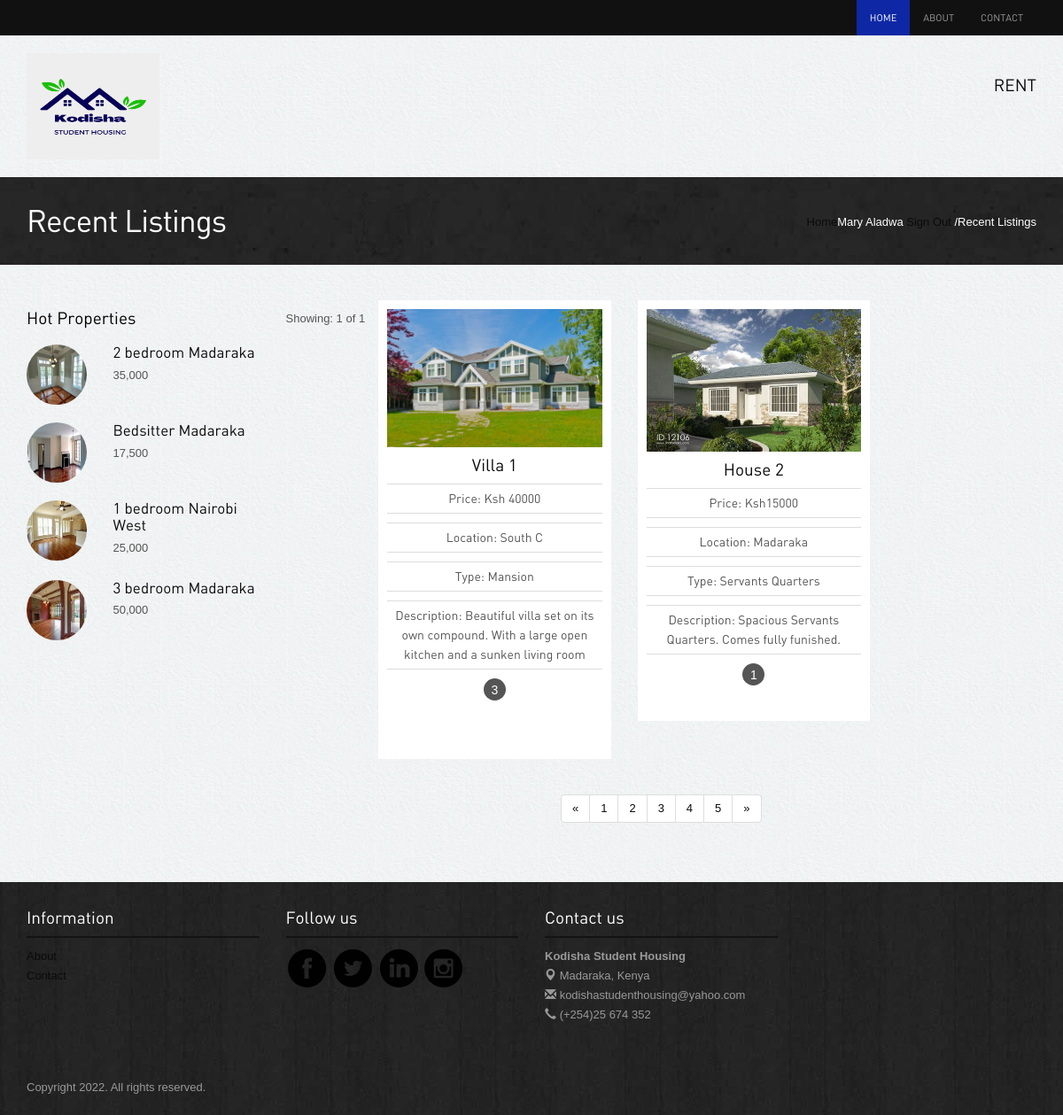
Page /display.php (signed in) on the committed database.
### tables this page shows
CREATE TABLE `listings` (
  `id` int(11) NOT NULL,
  `clientsid` int(11) NOT NULL,
  `name` varchar(255) NOT NULL,
  `price` varchar(255) NOT NULL,
  `images` varchar(255) NOT NULL,
  `rooms` varchar(255) NOT NULL,
  `size` varchar(255) NOT NULL,
  `type` varchar(255) NOT NULL,
  `location` varchar(255) NOT NULL,
  `description` varchar(255) NOT NULL
);

### display.php (the view, shortened to what this page needs)
<?php
  include"connect.php";
$sql = " SELECT * FROM listings ";
$result = mysqli_query($conn,$sql);
?>
<?php include'header.php';?>
<div class="inside-banner">
  <div class="container">
    <span class="pull-right"><a href="index.php">Home</a><?=$_SESSION ['username'] ?> <a href="logout.php">Sign Out</a> /Recent Listings</span>
    <h2>Recent Listings</h2>
</div>
</div>
<div class="container">
<div class="properties-listing spacer">
<div class="row">
<div class="col-lg-3 col-sm-4 ">
<div class="hot-properties hidden-xs">
<h4>Hot Properties</h4>
<div class="row">
                <div class="col-lg-4 col-sm-5"><img src="images/properties/5a.jpg" class="img-responsive img-circle" alt="properties"></div>
                <div class="col-lg-8 col-sm-7">
                  <h5><a href="property-detail.php">2 bedroom Madaraka</a></h5>
                  <p class="price">35,000</p> </div>
              </div>
<div class="row">
                <div class="col-lg-4 col-sm-5"><img src="images/properties/6.jpg" class="img-responsive img-circle" alt="properties"></div>
                <div class="col-lg-8 col-sm-7">
                  <h5><a href="property-detail.php">Bedsitter Madaraka</a></h5>
                  <p class="price">17,500</p> </div>
              </div>
<div class="row">
                <div class="col-lg-4 col-sm-5"><img src="images/properties/7.jpg" class="img-responsive img-circle" alt="properties"></div>
                <div class="col-lg-8 col-sm-7">
                  <h5><a href="property-detail.php">1 bedroom Nairobi West</a></h5>
                  <p class="price">25,000</p> </div>
                  </div>
<div class="row">
                <div class="col-lg-4 col-sm-5"><img src="images/properties/8.jpg" class="img-responsive img-circle" alt="properties"></div>
                <div class="col-lg-8 col-sm-7">
                  <h5><a href="property-detail.php">3 bedroom Madaraka</a></h5>
                  <p class="price">50,000</p> </div>
              </div>
</div>
</div>
<div class="col-lg-9 col-sm-8">
<div class="sortby clearfix">
<div class="pull-left result">Showing: 1 of 1 </div>
<div class="row">
<?php
        while($rows=$result->fetch_assoc())
        {
      ?>
      <div class="col-lg-4 col-sm-6">
      <div class="properties">
        <div class="image-holder" height="5000" width="1000"><img src="<?php echo $rows['images'];?>" height="644" width="1000" class="img-responsive" alt="properties">
        </div>
        <h4><a href="property-detail.php"><?php echo $rows['name'];?></a></h4>
        <p class="price">Price: <?php echo $rows['price'];?></p>
        <p class="price">Location: <?php echo $rows['location'];?></p>
        <p class="price">Type: <?php echo $rows['type'];?></p>
        <p class="price">Description: <?php echo $rows['description'];?></p>
        <div class="listing-detail"><span data-toggle="tooltip" data-placement="bottom" data-original-title="Bed Room"><?php echo $rows['rooms'];?></span>  </div>
      </div>
      </div>
      <?php
        }
      ?>
</div>
      <div class="center">
<ul class="pagination">
          <li><a href="#">«</a></li>
          <li><a href="#">1</a></li>
          <li><a href="#">2</a></li>
          <li><a href="#">3</a></li>
          <li><a href="#">4</a></li>
          <li><a href="#">5</a></li>
          <li><a href="#">»</a></li>
        </ul>
</div>
</div>
</div>
</div>
</div>
</div>
<?php include'footer.php';?>

### assets/style.css (style rules this page uses)
body { color:#555; font:normal 13px/22px Arial; background:url(../images/bgmain.png) #eee; }
h1,h2,h3,h4,h5 { font-weight:normal; font-family: din;margin: 0;padding: 0;color: #000 }
h2 { font-size: 35px; letter-spacing: -1px;margin-bottom: 20px; }
h4 { margin: 10px 0; font-size: 19px; }
h5 { margin: 0 0 5px 0; font-size: 17px; }
p { margin-bottom: 30px; }
a { color:#0b0b0b; text-decoration:none;outline: none; }
.spacer { margin-top: 40px;margin-bottom:40px; }
.center { text-align: center; }
.properties-listing div.properties { padding: 10px; background-color: #fff;text-align: center; margin-bottom: 20px; }
.properties-listing div.properties .image-holder { position: relative; }
.properties-listing div.properties p { margin-bottom: 10px; font-size: 14px;border-top: 1px solid #ddd;border-bottom: 1px solid #ddd;padding: 5px 0;font-family: din; }
.listing-detail { margin-bottom: 30px; }
.listing-detail span { color: #fff; width: 25px; height: 25px; background-color: #555;display: inline-block;border-radius:25px; text-align: center;line-height: 26px; font-size: 14px;cursor: crosshair; }
.inside-banner { background:url(../images/bginside.jpg) #222;color: #fff; padding: 30px 0; }
.inside-banner h2 { margin: 0; color: #fff; }
.inside-banner span { margin-top: 10px; }
.hot-properties { margin-bottom: 50px; }
.hot-properties img { width: 68px; height: 68px; }
.hot-properties h4 { margin-bottom: 20px; }
.hot-properties .row { margin-bottom: 20px; }
.hot-properties .row p { margin-bottom: 5px; }
.sortby .result { margin-top: 10px; }

### rows in the picture
listings: images (picture), name "Villa 1", price "Ksh 40000", location "South C", type "Mansion", description "Beautiful villa set on its own compound. With a large open kitchen and a sunken living room", rooms "3 Bedrooms"
listings: images (picture), name "House 2", price "Ksh15000", location "Madaraka", type "Servants Quarters", description "Spacious Servants Quarters. Comes fully funished.", rooms "1"

### other values in the picture
$_SESSION ['username'] "Mary Aladwa"
